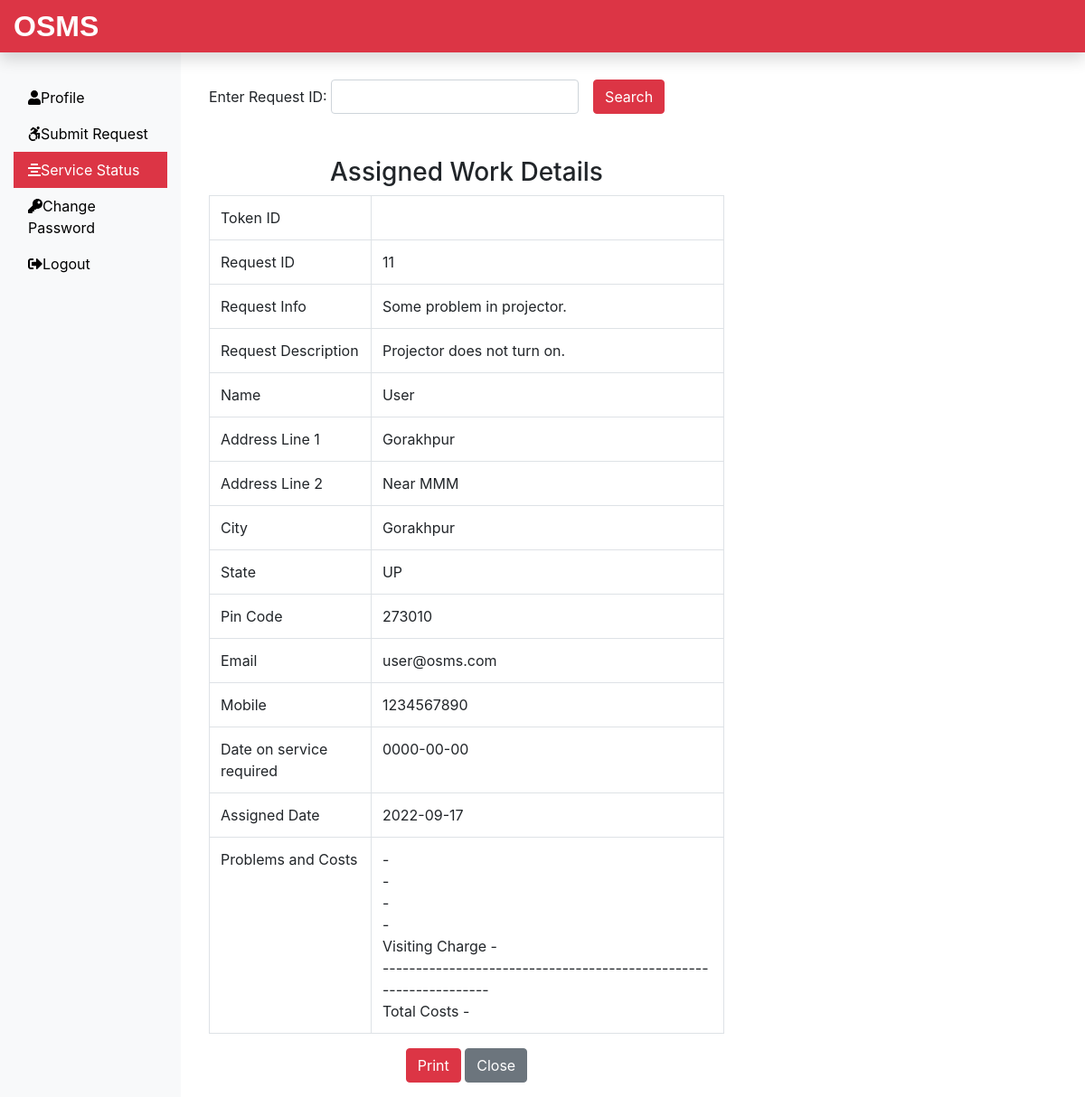
Page /Requester/CheckStatus.php?checkid=11 (signed in) on the committed database.
### tables this page shows
CREATE TABLE `assignwork_tb` (
  `rno` int(11) NOT NULL,
  `request_id` int(11) NOT NULL,
  `request_info` text NOT NULL,
  `request_desc` text NOT NULL,
  `requester_name` varchar(60) NOT NULL,
  `requester_add1` text NOT NULL,
  `requester_add2` text NOT NULL,
  `requester_city` varchar(60) NOT NULL,
  `requester_state` varchar(60) NOT NULL,
  `requester_zip` int(11) NOT NULL,
  `requester_email` varchar(60) NOT NULL,
  `requester_mobile` bigint(20) NOT NULL,
  `request_date` date NOT NULL,
  `assign_tech` varchar(60) NOT NULL,
  `assign_date` date NOT NULL
);

### Requester/CheckStatus.php (the view, shortened to what this page needs)
<?php
include('includes/header.php');
include('../dbConnection.php');
if($_SESSION['is_login']){
 $rEmail = $_SESSION['rEmail'];
} else {
 echo "<script> location.href='RequesterLogin.php'; </script>";
}
?>
<div class="col-sm-6 mt-5 mx-3">
 <form action="" method="post" class="form-inline">
  <div class="form-group mr-3">
   <label for="checkid">Enter Request ID:&nbsp; </label>
   <input type="text" class="form-control" name="checkid" id="checkid" onkeypress="isInputNumber(event)">
  </div>
  <button type="submit" class="btn btn-danger">Search</button>
 </form>
 <?php
  if(isset($_REQUEST['checkid'])){
   if($_REQUEST['checkid'] == ""){
    $msg = '<div class="alert alert-warning col-sm-6 ml-5 mt-2" role="alert"> Fill All Fileds </div>';
   } else {
    $sql34 = "SELECT r_name, r_email FROM requesterlogin_tb WHERE r_email = '$rEmail'";
    $result = $conn->query($sql34);
    if($result->num_rows == 1){
     $row = $result->fetch_assoc();
     $rName = $row['r_name'];
    }
    $sql = "SELECT * FROM assignwork_tb WHERE request_id = {$_REQUEST['checkid']} AND requester_name = '$rName' ";
    $result = $conn->query($sql);
    $row = $result->fetch_assoc();
    if((isset($row['request_id']) == isset($_REQUEST['checkid']))){ ?>
    <h3 class="text-center mt-5">Assigned Work Details</h3>
    <table class="table table-bordered">
     <tbody>
     <tr>
       <td>Token ID </td>
       <td><?php if(isset($row['rq_token'])){echo $row['rq_token'];} ?></td>
      </tr>
      <tr>
       <td>Request ID</td>
       <td><?php if(isset($row['request_id'])){echo $row['request_id'];} ?></td>
      </tr>
      <tr>
       <td>Request Info</td>
       <td><?php if(isset($row['request_info'])){echo $row['request_info'];} ?></td>
      </tr>
      <tr>
       <td>Request Description</td>
       <td><?php if(isset($row['request_desc'])){echo $row['request_desc'];} ?></td>
      </tr>
      <tr>
       <td>Name</td>
       <td>
         <?php if(isset($row['requester_name'])) {echo $row['requester_name']; } ?>
       </td>
      </tr>
      <tr>
       <td>Address Line 1</td>
       <td>
         <?php if(isset($row['requester_add1'])) {echo $row['requester_add1']; } ?>
       </td>
      </tr>
      <tr>
       <td>Address Line 2</td>
       <td>
         <?php if(isset($row['requester_add2'])) {echo $row['requester_add2']; } ?>
       </td>
      </tr>
      <tr>
       <td>City</td>
       <td>
         <?php if(isset($row['requester_city'])) {echo $row['requester_city']; } ?>
       </td>
      </tr>
      <tr>
       <td>State</td>
       <td>
         <?php if(isset($row['requester_state'])) {echo $row['requester_state']; } ?>
       </td>
      </tr>
      <tr>
       <td>Pin Code</td>
       <td>
         <?php if(isset($row['requester_zip'])) {echo $row['requester_zip']; } ?>
       </td>
      </tr>
      <tr>
       <td>Email</td>
       <td>
         <?php if(isset($row['requester_email'])) {echo $row['requester_email']; } ?>
       </td>
      </tr>
      <tr>
       <td>Mobile</td>
       <td>
         <?php if(isset($row['requester_mobile'])) {echo $row['requester_mobile']; } ?>
       </td>
      </tr>
      <tr>
       <td>Date on service required</td>
       <td>
         <?php if(isset($row['request_date'])) {echo $row['request_date']; } ?>
       </td>
      </tr>
      <tr>
       <td>Assigned Date</td>
       <td>
         <?php if(isset($row['assign_date'])) {echo $row['assign_date']; } ?>
       </td>
      </tr>
      <tr>
       <td>Problems and Costs</td>
       <td>
         <?php if(isset($row['problem1'])) {echo $row['problem1']; } ?> -  <?php if(isset($row['price1'])) {echo $row['price1']; } ?> <br>
         <?php if(isset($row['problem2'])) {echo $row['problem2']; } ?> -  <?php if(isset($row['price2'])) {echo $row['price2']; } ?>  <br>
         <?php if(isset($row['problem3'])) {echo $row['problem3']; } ?> -  <?php if(isset($row['price3'])) {echo $row['price3']; } ?>   <br>
         <?php if(isset($row['problem4'])) {echo $row['problem4']; } ?>-  <?php if(isset($row['price4'])) {echo $row['price4']; } ?>  <br>
         Visiting Charge      -  <?php if(isset($row['price_visit'])) {echo $row['price_visit']; } ?>    <br>
         -----------------------------------------------------------------<br>
         Total Costs          -  <?php if(isset($row['price_total'])) {echo $row['price_total']; } ?>
        </td>
      </tr>
     </tbody>
    </table>
    <div class="text-center">
     <form action="" class="mb-3 d-print-none">
      <input class="btn btn-danger" type="submit" value="Print" onClick="window.print()">
      <input class="btn btn-secondary" type="submit" value="Close">
     </form>
    </div>
    <?php } elseif(isset($row['request_id']) == isset($_REQUEST['checkid'])) {
     echo '<div class="alert alert-info mt-4">Your Request is Still Pending </div>';
    }
            else{
              echo '<div class="alert alert-info mt-4">Invalid Request Id, please enter valid Request ID...</div>';
            }
   }
 }?>
</div>
<?php
include('includes/footer.php');
?>

### rows in the picture
assignwork_tb: request "11", request_info "Some problem in projector.", request_desc "Projector does not turn on.", requester_name "User", requester_add1 "Gorakhpur", requester_add2 "Near MMM", requester_city "Gorakhpur", requester_state "UP", requester_zip "273010", requester_email "user@osms.com", requester_mobile "1234567890", request_date "0000-00-00", assign_date "2022-09-17"
